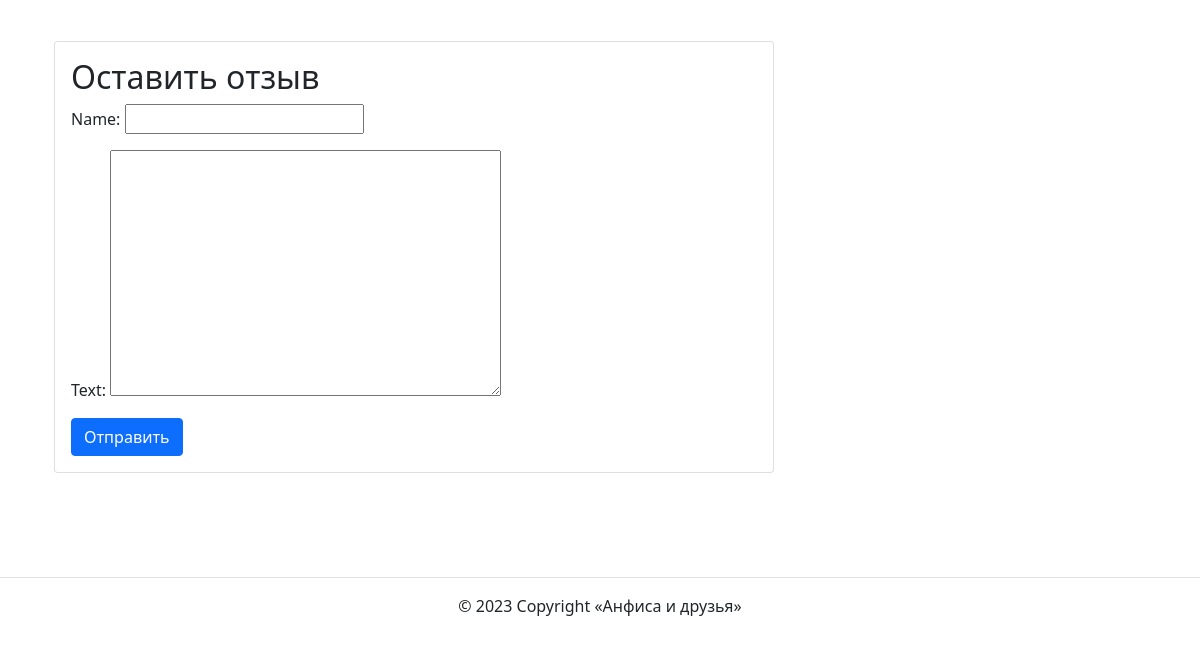
/ice_cream/1/reviews (lower part), run on an earlier commit of the app's database.
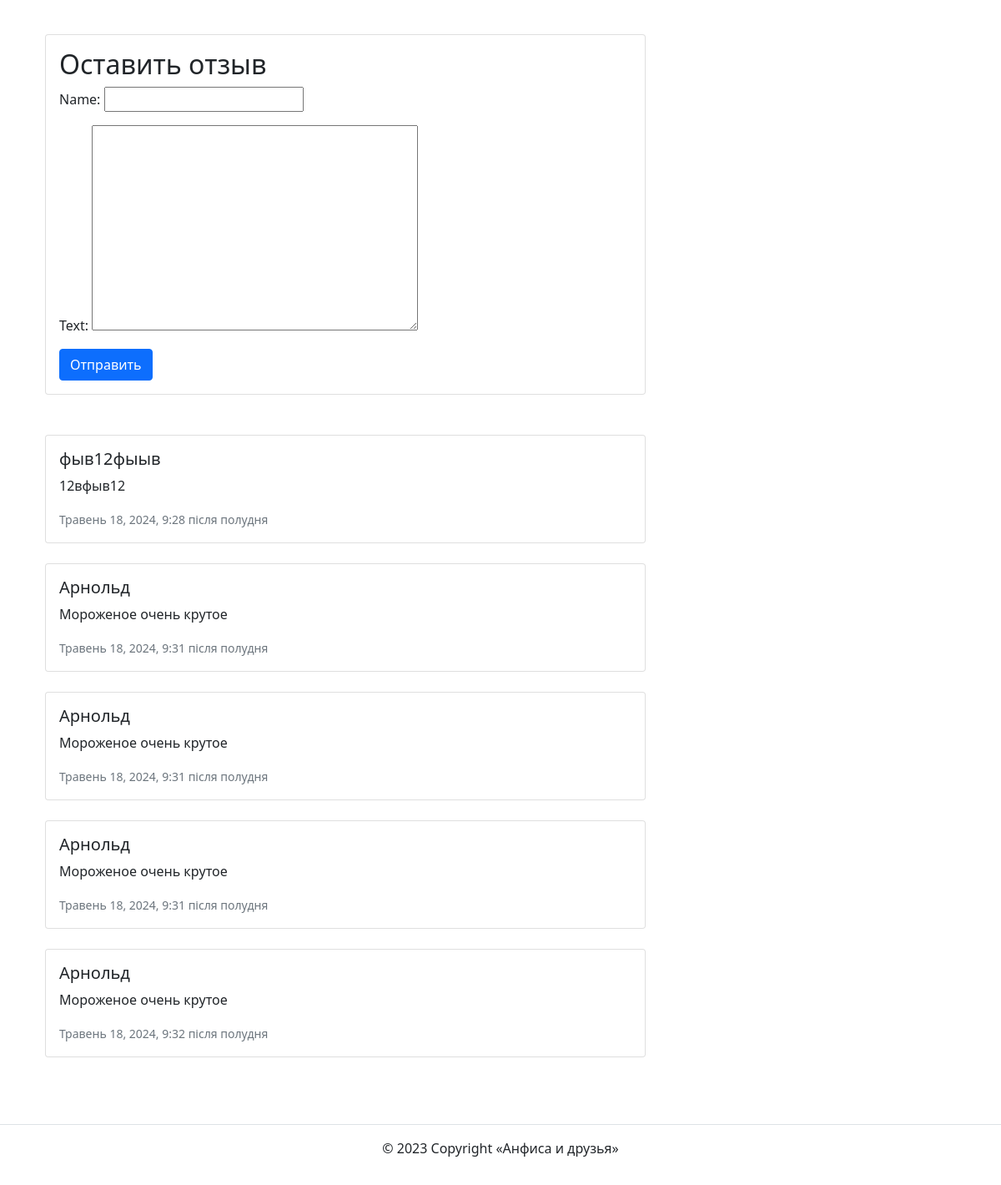
And on a later commit of the database.
### ice_cream/models.py (models this page shows, shortened)
class Review(models.Model):
    ice_cream = models.ForeignKey(IceCream, on_delete=models.CASCADE, related_name='reviews')
    name = models.CharField(max_length=100)
    text = models.TextField()
    created = models.DateTimeField(auto_now_add=True)

### ice_cream/views.py (the view)
# urls.py: path('ice_cream/<int:pk>/reviews', views.ice_cream_reviews, name = 'ice_cream_reviews'),
def ice_cream_reviews(request, pk):
    ice_cream = get_object_or_404(IceCream, pk=pk)
    if request.method == 'POST':
        form = ReviewForm(request.POST)
        if form.is_valid():
            review = form.save(commit=False)
            review.ice_cream = ice_cream
            review.save()
    else:
        form = ReviewForm()
    return render(request, 'ice_cream/ice_cream_reviews.html', {'form': form, 'ice_cream': ice_cream})

### ice_cream/forms.py
class ReviewForm(forms.ModelForm):
    class Meta:
        model = Review
        fields = ['name', 'text']

### ice_cream/models.py (called while the page is built)
    def main_image(self):
        main_image = self.images.filter(is_main=True).first()
        if main_image:
            return main_image
        return self.images.first()

### templates/ice_cream/ice_cream_reviews.html (shortened to what this page needs)
{% extends 'base.html' %}
{% load static %}
{% block content %}
<div class="container py-5">
  <div class="row">
    <div class="col-lg-8">
      <div class="card mt-5">
        <div class="card-body">
          <h2 class="card-title">Оставить отзыв</h2>
          <form method="post">
            {{ form.as_p }}
            <button type="submit" class="btn btn-primary">Отправить</button>
          </form>
        </div>
      </div>
    </div>
  </div>
  <div class="row mt-5">
    {% for review in ice_cream.reviews.all %}
    <div class="col-lg-8 mb-4">
      <div class="card">
        <div class="card-body">
          <h5 class="card-title">{{ review.name }}</h5>
          <p class="card-text">{{ review.text }}</p>
          <p class="card-text"><small class="text-muted">{{ review.created }}</small></p>
        </div>
      </div>
    </div>
    {% endfor %}
  </div>
</div>
{% endblock %}

### templates/base.html (shortened to what this page needs)
{% load static %}
<!DOCTYPE html>
<html lang="ru">
  <head>
    <link rel="stylesheet" href="{% static 'css/bootstrap.min.css' %}">
  </head>
  <body>
    <main>
      <div class="container py-2">
        {% block content %}{% endblock %}
      </div>
    </main>
    <footer class="border-top text-center py-3">
      {% include 'includes/footer.html' %}
    </footer>
  </body>
</html>

### templates/includes/footer.html
<p>© 2023 Copyright «Анфиса и друзья»</p>

What changed in the data, as far as the page shows it:
added Review: name "фыв12фыыв", text "12вфыв12", created "Травень 18, 2024, 9:28 після полудня"
added Review: name "Арнольд", text "Мороженое очень крутое", created "Травень 18, 2024, 9:31 після полудня"
added Review: name "Арнольд", text "Мороженое очень крутое", created "Травень 18, 2024, 9:31 після полудня"
added Review: name "Арнольд", text "Мороженое очень крутое", created "Травень 18, 2024, 9:31 після полудня"
added Review: name "Арнольд", text "Мороженое очень крутое", created "Травень 18, 2024, 9:32 після полудня"
